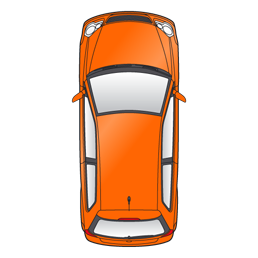
#> input picture vehicle_img/ego.png, 258 x 258 px; the run also reads 1 picture not shown here
$ python risk_env.py
#> lines starting #> are read from the running program, lines starting #| are printed output that depends on the picture
### utils.py
from configparser import NoSectionError
import math
import numpy as np
from pyparsing import nums


# [56 lines left out: functions calculate_circle_point, circles_intersection_point, not called in this run]

# 直角坐标系 -> 极坐标系 圆 cartesian -> polar
def convert_cartesian_polar(params: "list", point: "list"):
    """
    将 圆的直角坐标 转换为 极坐标
    """
    theta = np.arcsin((point[1]-params[1]) * 1.0/ params[2])
    # print(theta)
    # print(theta*180/np.pi)
    return theta


def rotate_point(x, y, center_point, angle):
    """
    旋转 旋转

    """
    new_x = center_point[0] + (x - center_point[0]) * np.cos(angle) - (y - center_point[1]) * np.sin(angle)
    new_y = center_point[1] + (x - center_point[0]) * np.sin(angle) + (y - center_point[1]) * np.cos(angle)
    return [new_x, new_y]


### risk_env.py
from re import I
from shutil import register_archive_format
from matplotlib import animation
import matplotlib.pyplot as plt
from mpl_toolkits.mplot3d import Axes3D
import matplotlib.patches as patches
from matplotlib.patches import Circle
import numpy as np
from PIL import Image
import os
import matplotlib.animation as animation
import utils


NUM_SPAWN_POINT = 30

# define color list
COLOR_LIST = ['tomato', 'orange', 'yellow', 'lawngreen', 'lime', 'cyan', 'darkorchid', 'fuchsia']

class EnvIntersection:
    """
    构建 十字路口环境
    """
    def __init__(self) -> None:
        """
        一些参数 初始化
        车道宽度
        车道长度等
        车辆的显示大小
        """
        # 道路结构设置
        self.road_width = 3.5  # -----------
        self.road_net_center = 0
        self.boundary_radius = 6.5 #-----------
        self.road_length = 28

        # 车辆图片路径 the path of vehicle image
        self.vehicle_img_path = os.path.join(os.getcwd(), "vehicle_img")
        # 车辆显示的大小
        self.vehicle_scale = 7   # 6 -> 5 调节车辆显示的大小
        self.risk_scale = 40   # 20 -> 15 调节显示的大小

        self.nums_spawn_point = NUM_SPAWN_POINT
        self.isAnimate = False

        # 加载车辆图片 和 风险图片
        self.load_vehicle_img()
        # 创建画布
        self.create_figure_2Dax()


        self.is_create_3D = False
        self.road_line()
        # 生成车辆跟踪轨迹
        self.generate_follow_tr()
        # 动画
        self.is_vehicle_and_risk = False
        self.img_list = []
        # 动画风险场的 参数设定 这和车辆的位置 和 速度 加速度相关
        self.risk_front_lengeth = 20
        self.risk_a_r_l = 0.03

        # 车辆位置 index_list   [road_cross_str, follow_tr, position_index, path_length]
        self.vehicles_spawn_info = []
        self.vehicles_spawn_position_list = []
        self.vehicles_path_info = []


    def load_vehicle_img(self):
        """
        加载 车辆图片 包括自车 和 其他车辆
        heading 沿x轴的正方向是为零
        """
        self.ego_vehicle_img = Image.open(self.vehicle_img_path + "/ego.png")
#> self.ego_vehicle_img is the input picture: PIL image 258x258 RGBA; mean R, G, B, A 221.6, 194.4, 177.3, 86.4
        self.other_vehicle_img = Image.open(self.vehicle_img_path + "/other.png")
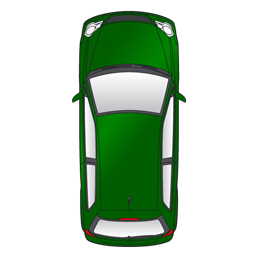
#> input picture vehicle_img/other.png, 258 x 258 px
#> self.other_vehicle_img is the input picture: PIL image 258x258 RGBA; mean R, G, B, A 173.1, 192.6, 173.8, 86.4
        self.ego_vehicle_img = self.ego_vehicle_img.rotate(-90)
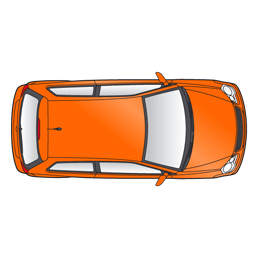
#> self.ego_vehicle_img: PIL image 258x258 RGBA; mean R, G, B, A 221.6, 194.4, 177.3, 86.4; transparent parts drawn white
        self.other_vehicle_img = self.other_vehicle_img.rotate(-90)
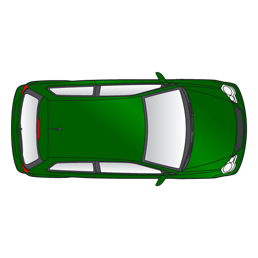
#> self.other_vehicle_img: PIL image 258x258 RGBA; mean R, G, B, A 173.1, 192.6, 173.8, 86.4; transparent parts drawn white
        self.vehicle_risk_field = Image.open(self.vehicle_img_path+"/risk_field.png")
#> (the rest of the program and of its run is left out)
